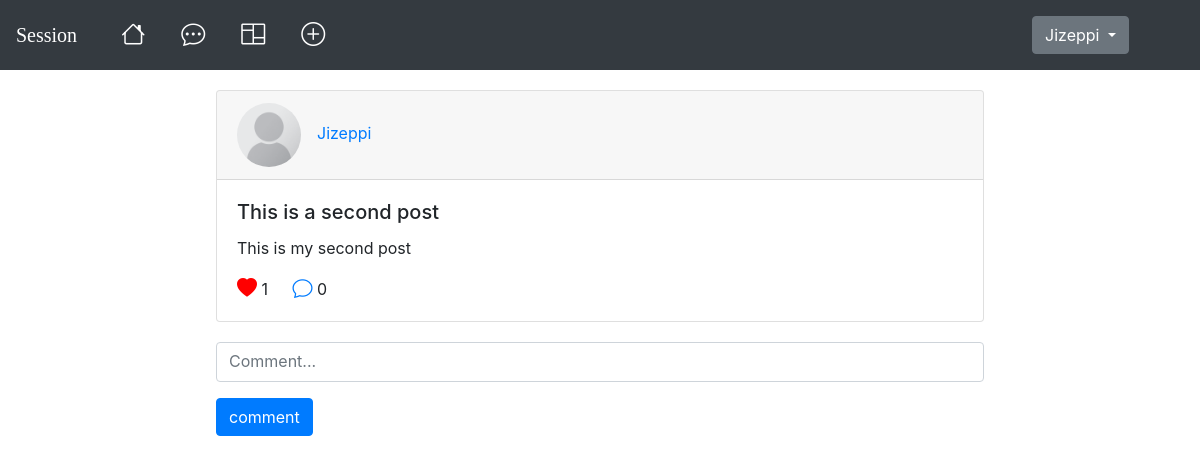
Page /post/2/ (signed in) on the committed database.
### session/models.py (models this page shows, shortened)
class Profile(models.Model):
    user = models.OneToOneField(User, on_delete=models.CASCADE)
    profile_picture = models.ImageField(upload_to='profile_images/', default='default.png', blank=True, null=True)
    bio = models.TextField(max_length=500, blank=True)

class Post(models.Model):
    title = models.CharField(max_length=255)
    content = models.TextField()
    created_at = models.DateTimeField(auto_now_add=True)
    likes = models.ManyToManyField(User, related_name='liked_posts')
    author = models.ForeignKey(settings.AUTH_USER_MODEL, on_delete=models.CASCADE, related_name='posts')
    def number_of_likes(self):
        return self.likes.count()

### session/views.py (the view)
# urls.py: path('post/<int:id>/', views.post_detail, name='post_detail'),
@login_required(login_url='/login/')
def post_detail(request, id):
    post = get_object_or_404(Post, id=id)
    comments_count = post.comments.count()
    comments = post.comments.filter(parent_comment=None)
    if request.method == 'POST':
        comment_form = CommentForm(request.POST)
        if comment_form.is_valid():
            new_comment = comment_form.save(commit=False)
            new_comment.post = post
            new_comment.author = request.user
            parent_comment_id = request.POST.get('parent_comment')
            if parent_comment_id:
                new_comment.parent_comment = get_object_or_404(Comment, id=parent_comment_id)
            new_comment.save()
            return redirect('post_detail', id=post.id)
    else:
        comment_form = CommentForm()
    context = {
        'post': post,
        'comments_count': comments_count,
        'comments': comments,
        'comment_form': comment_form,
    }
    return render(request, 'post_detail.html', context)

### session/forms.py
class CommentForm(forms.ModelForm):
    class Meta:
        model = Comment
        fields = ['content']
        widgets = {
            'content': forms.Textarea(attrs={'placeholder': 'Comment...'})
        }

### session/templates/post_detail.html (shortened to what this page needs)
{% extends 'base.html' %}
{% load crispy_forms_tags %}
{% load static %}
{% block content %}
<nav class="navbar navbar-expand-lg navbar-dark bg-dark">
    <a class="navbar-brand" href="{% url 'post_list' %}">Session</a>
    <div class="collapse navbar-collapse" id="navbarText">
      <ul class="navbar-nav mr-auto">
        <li class="nav-item active">
          <a class="nav-link" href="#"><i class="bi bi-house h4" title="Home"></i> <span class="sr-only">(current)</span></a>
        </li>
        {% if user.is_authenticated %}
        <li class="nav-item">
          <a class="nav-link actions" href="#"><i class="bi bi-chat-dots h4" title="Messages"></i></a>
        </li>
        {% endif %}
        <li class="nav-item">
          <a class="nav-link actions" href="#"><i class="bi bi-columns h4" title="For You"></i></a>
        </li>
        {% if user.is_authenticated %}
        <li class="nav-item">
          <a href="{% url 'create_post' %}" class="nav-link new-post"><i class="bi bi-plus-circle h4" title="New Post"></i></a>
        </li>
        {% endif %}
      </ul>
      {% if user.is_authenticated %}
      <span class="navbar-text">
        <div class="dropdown">
          <button class="btn btn-secondary dropdown-toggle" type="button" id="dropdownMenuButton" data-toggle="dropdown" aria-haspopup="true" aria-expanded="false">
            {{ user.username }}
          </button>
        </div>
      </span>
      {% endif %}
    </div>
</nav>
<div class="container" style="margin-top: 20px;">
    <div class="card post-card">
        <div class="card-header">
            <img src="{{ user.profile.profile_picture.url }}" class="mr-3 rounded-circle article-img" alt="User image" style="height: 64px;"><a href="{% url 'profile' post.author.username %}" class="author">{{ post.author }}</a>
        </div>
        <div class="card-body">
        <h5 class="card-title">{{ post.title }}</h5>
        <p class="card-text">{{ post.content }}</p>
            {% if request.user in post.likes.all %}
            <a href="{% url 'like_post' post.id %}" class="card-link"><i class="bi bi-heart-fill h5"></i></a>&nbsp;{{ post.number_of_likes }}
            {% else %}
            <a href="{% url 'like_post' post.id %}" class="card-link"><i class="bi bi-heart h5"></i></a>&nbsp;{{ post.number_of_likes }}
            {% endif %}
            <a href="{% url 'post_detail' post.id %}" class="card-link"><i class="bi bi-chat h5"></i></a>&nbsp;{{ comments_count }}
        </div>
    </div>
    <form method="post">
        {{ comment_form|crispy }}
        <button type="submit" class="btn btn-primary" style="margin-left: 171px;">comment</button>
    </form>
</div>
{% endblock %}

### session/static/styles.css (style rules this page uses)
.navbar-brand { font-family: copperplate, fantasy; }
.nav-item { margin-left: 20px; }
.bi.bi-chat-dots { color: white; }
.bi.bi-columns { color: white; }
.bi.bi-plus-circle { color: white; }
.dropdown-toggle { margin-right: 55px; }
.post-card { width: 48rem; margin: auto; margin-bottom: 20px; }
.author { text-decoration: none; }
.bi.bi-heart-fill { color: red; }
#div_id_content { max-width: 768px; margin-left: 171px; }
textarea.form-control { resize: none; height: 40px; }

### rows in the picture
Post: author "Jizeppi", title "This is a second post", content "This is my second post", number_of_likes "1"

### other values in the picture
{{ user.username }} "Jizeppi"
{{ comments_count }} "0"
